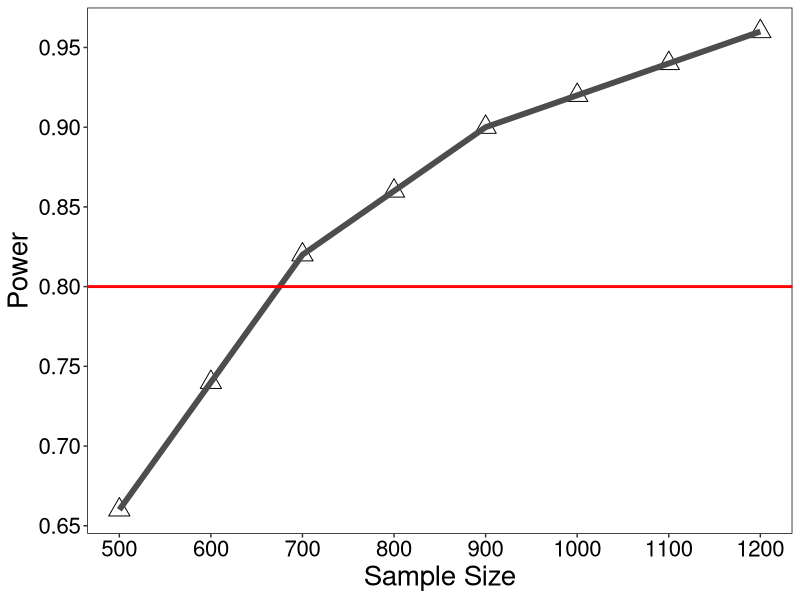

R code for this plot:
## ---- chunk 1
library(ggplot2)
MCdata <- data.frame(Sample_Size=c(500, 600, 700, 800, 900, 1000, 1100, 1200), Power = c(0.66, 0.74, 0.82, 0.86,
                                                                                         0.90, 0.92, 0.94, 0.96))

ggplot(MCdata, aes(x=Sample_Size, y=Power)) +
  geom_point(size = 5, shape=2) +
  geom_line(size = 2, colour = "grey30") +
  scale_x_continuous("Sample Size", breaks=c(500, 600, 700, 800, 900, 1000, 1100, 1200)) +
  scale_y_continuous("Power", breaks = c(.60, .65, .70, .75, .80, .85, .90, .95)) +
  theme(text = element_text(size=20), #Larger text font size
        panel.background = element_rect(fill = 'white', colour = 'black'), #Figure background colour
        panel.grid.major=element_blank(), #Remove major grid
        panel.grid.minor=element_blank(), #Remove minor grid
        axis.text.x = element_text(colour="black"), #x-Axis text colour
        axis.text.y = element_text(colour="black")) + #y-Axis text colour
  geom_hline(yintercept=.80, color ="red", size = 1, linetype = 1)
